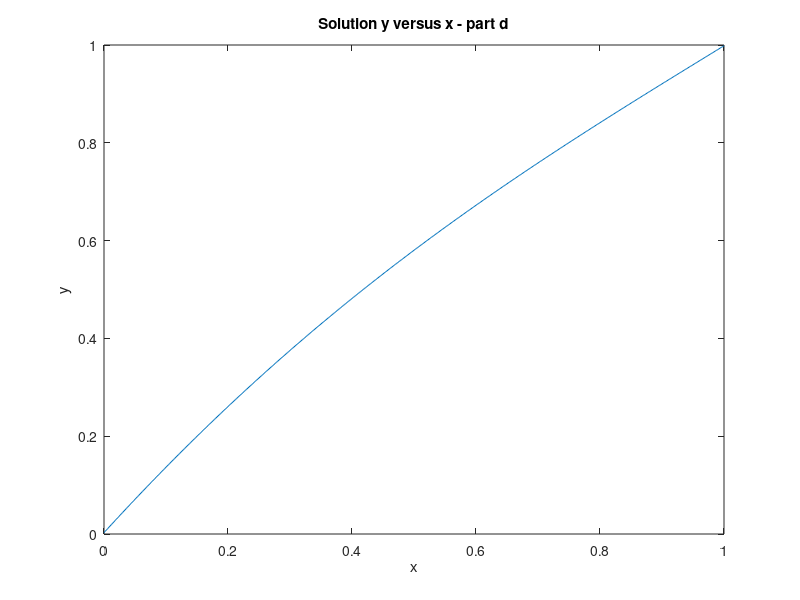

Recreate this plot in MATLAB.
close all;
clear all;
clc;

n = 500;
h = 1 / (n+1);
itmax = 100;

b = zeros(n+1,1);
b(n+1,1) = 1;

u  = -2 * ones(n+1,1);
v  = ones(n,1);
A  = diag(v,-1) + diag(v,1) + diag(u,0);

y = ones(n+1,1);
x = linspace(0,1,n+1)';

for i = 1:itmax
    
    F = A * y + b - h^2 * (y.^2 - 1);
    J = A - h^2 * diag ( 2 * y );
    y = y - J \ F;
    
    res    = F;
    resmax = max ( abs ( res ) );
    
    if ( resmax < 1e-15 ) break
    end
    
end

plot ( x, y );
axis ([0,1,0,1]);
title('Solution y versus x - part d');
xlabel('x');
ylabel('y');